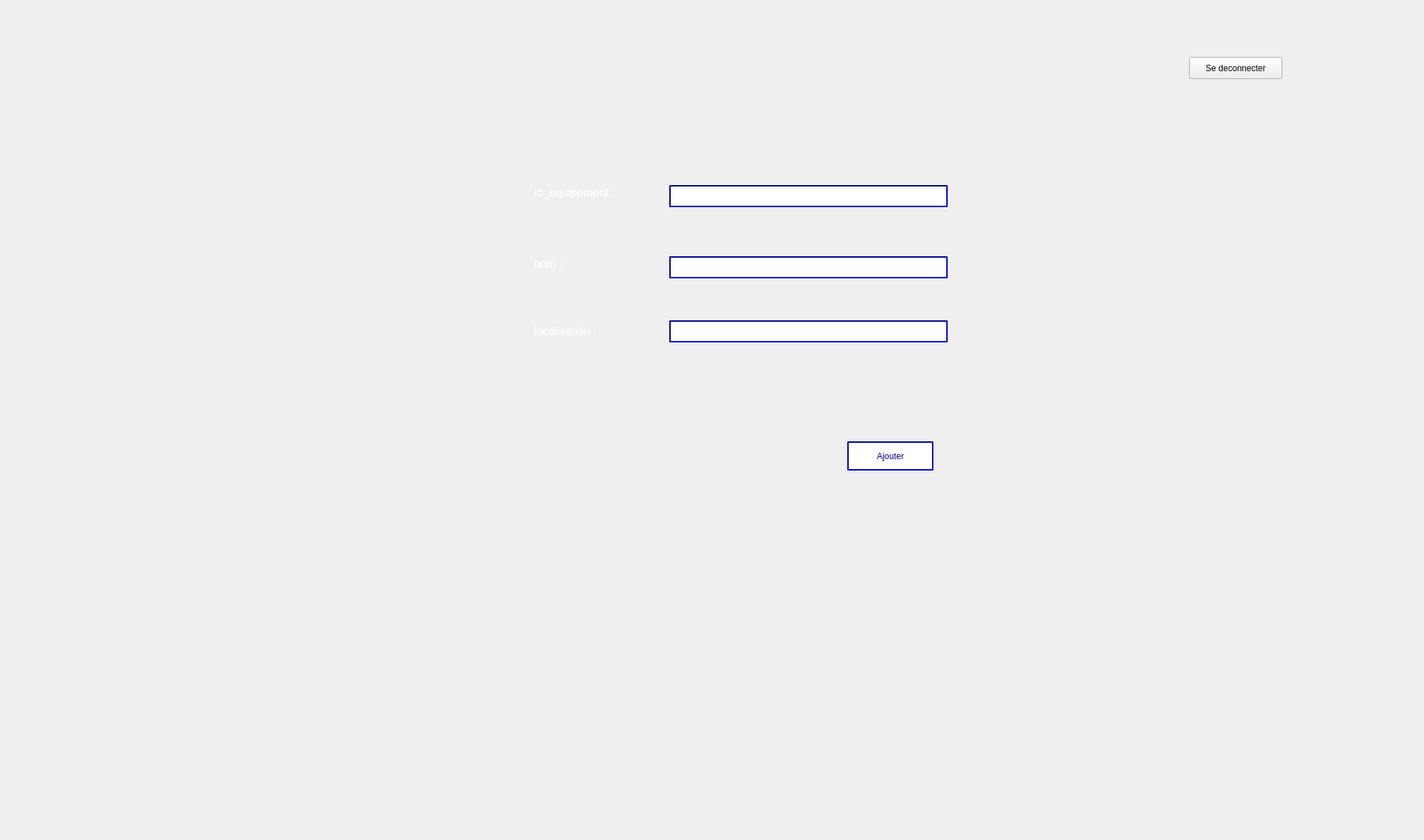
      <widget class="QWidget" name="tab_10">
       <attribute name="title">
        <string>Ajouter equipement</string>
       </attribute>
       <widget class="QLabel" name="label_16">
        <property name="geometry">
         <rect>
          <x>-30</x>
          <y>-20</y>
          <width>1991</width>
          <height>1171</height>
         </rect>
        </property>
        <property name="text">
         <string/>
        </property>
        <property name="pixmap">
         <pixmap>../../Desktop/2A/Projet_C++/smart.jpg</pixmap>
        </property>
       </widget>
       <widget class="QLineEdit" name="lineEdit_idEquip">
        <property name="geometry">
         <rect>
          <x>940</x>
          <y>260</y>
          <width>391</width>
          <height>31</height>
         </rect>
        </property>
        <property name="font">
         <font/>
        </property>
        <property name="styleSheet">
         <string notr="true">border-color:darkblue ;
border-style:solid;
border-width:2px;
border-style: inset;</string>
        </property>
       </widget>
       <widget class="QLineEdit" name="lineEdit_nomEquip">
        <property name="geometry">
         <rect>
          <x>940</x>
          <y>360</y>
          <width>391</width>
          <height>31</height>
         </rect>
        </property>
        <property name="styleSheet">
         <string notr="true">border-color:darkblue ;
border-style:solid;
border-width:2px;
border-style: inset;</string>
        </property>
       </widget>
       <widget class="QLineEdit" name="lineEdit_localisation">
        <property name="geometry">
         <rect>
          <x>940</x>
          <y>450</y>
          <width>391</width>
          <height>31</height>
         </rect>
        </property>
        <property name="styleSheet">
         <string notr="true">border-color:darkblue ;
border-style:solid;
border-width:2px;
border-style: inset;</string>
        </property>
       </widget>
       <widget class="QPushButton" name="pushButtonAjouterEquip">
        <property name="geometry">
         <rect>
          <x>1190</x>
          <y>620</y>
          <width>121</width>
          <height>41</height>
         </rect>
        </property>
        <property name="styleSheet">
         <string notr="true">color:darkblue ;
border-color:darkblue ;
border-style:solid;
border-width:2px;
background:white;
border-style: inset;
</string>
        </property>
        <property name="text">
         <string>Ajouter</string>
        </property>
       </widget>
       <widget class="QLabel" name="label_22">
        <property name="geometry">
         <rect>
          <x>750</x>
          <y>250</y>
          <width>151</width>
          <height>41</height>
         </rect>
        </property>
        <property name="font">
         <font>
          <pointsize>12</pointsize>
         </font>
        </property>
        <property name="styleSheet">
         <string notr="true">color : white</string>
        </property>
        <property name="text">
         <string>id_equipement :</string>
        </property>
       </widget>
       <widget class="QLabel" name="label_23">
        <property name="geometry">
         <rect>
          <x>750</x>
          <y>350</y>
          <width>111</width>
          <height>41</height>
         </rect>
        </property>
        <property name="font">
         <font>
          <pointsize>12</pointsize>
         </font>
        </property>
        <property name="styleSheet">
         <string notr="true">color : white</string>
        </property>
        <property name="text">
         <string>nom :</string>
        </property>
       </widget>
       <widget class="QLabel" name="label_24">
        <property name="geometry">
         <rect>
          <x>750</x>
          <y>450</y>
          <width>121</width>
          <height>31</height>
         </rect>
        </property>
        <property name="font">
         <font>
          <pointsize>12</pointsize>
         </font>
        </property>
        <property name="styleSheet">
         <string notr="true">color : white</string>
        </property>
        <property name="text">
         <string>localisation :</string>
        </property>
       </widget>
       <widget class="QPushButton" name="pushButton">
        <property name="geometry">
         <rect>
          <x>1670</x>
          <y>80</y>
          <width>131</width>
          <height>31</height>
         </rect>
        </property>
        <property name="text">
         <string>Se deconnecter</string>
        </property>
       </widget>
      </widget>
